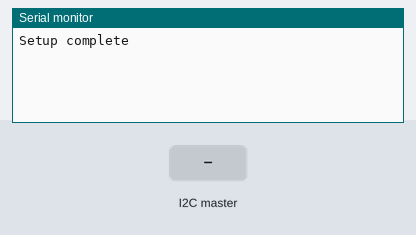
This sketch was run on a simulated Arduino Uno, built with avr-gcc and run on an emulated ATmega328P. On the bench: the last lines printed to the serial monitor. The test bench sets the inputs (shaded band).

Above: at 1.2 s.
1.3 s: the I2C master sends the byte 1
At 2.1 s:
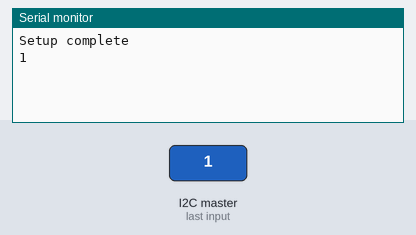
2.8 s: the I2C master sends the byte 0
At 3.3 s:
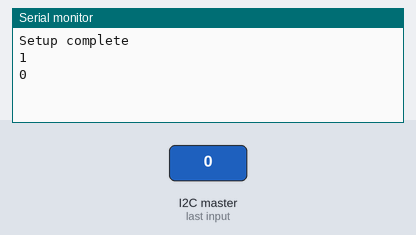

Measured:
- after the input at 1.3 s, the serial monitor: prints a new line at once (image 1)
- after the input at 2.8 s, the serial monitor: prints a new line at once (image 2)

The sketch:

i2c-reader.ino
```cpp
#include <Wire.h>

const int id = 4;

void setup() {
  Wire.begin(4);
  Wire.onReceive(receiveEvent);
  Serial.begin(9600);
  Serial.println("Setup complete");
}

void loop() {
  delay(100);
}

void receiveEvent() {
  while (1 < Wire.available()) {
    Serial.print((char) Wire.read());
  }

  Serial.println((int) Wire.read());
}
```
